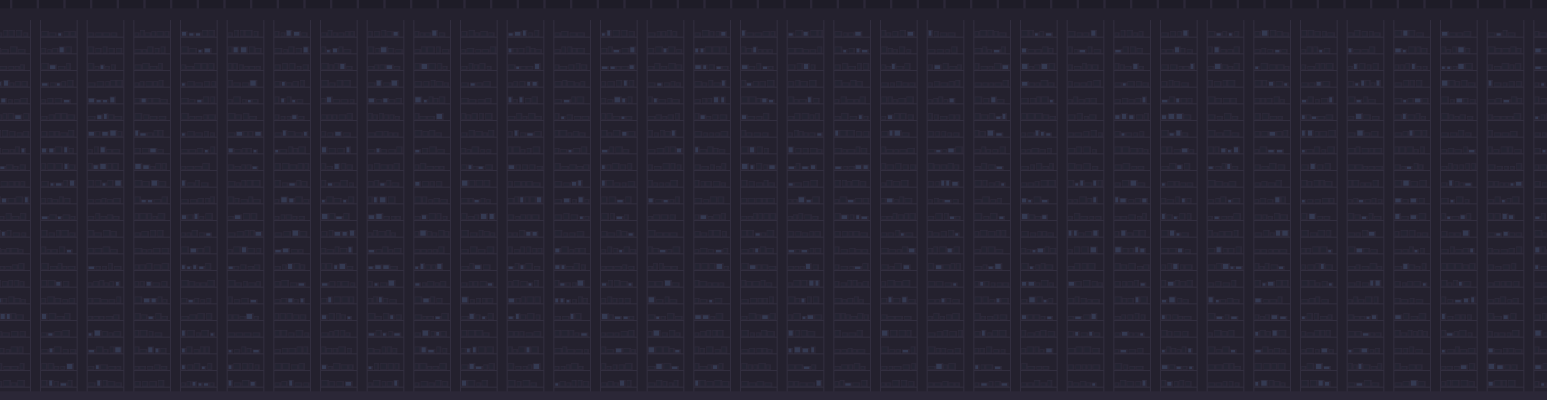
#> input picture oscar-rush/art/levels/l3_far.png, 4639 x 1200 px (shown at 1/3 size); its folder holds only this picture in this run
$ python draw_boss3.py
#> lines starting #> are read from the running program, lines starting #| are printed output that depends on the picture
"""第三关最终 Boss「老电视 THE SET」、它的房间「最深处」，和结局用的家乡画面。

    python3 tools/draw_boss3.py

Boss：一台长了四条细木腿、会满地乱跑的木壳老电视（腿由游戏代码画），照第三关的画法（Oscar 的光照色块：每个面按左上的光切成一档档，
暖棕木头 + 灰塑料，颜色取自 l3_* 图层）。朝左（屏幕正对玩家），地面是画布最后一行。
屏幕里的频道内容、两个旋钮、电源红灯、天线尖上的电火花由游戏代码画。

房间：背景是第三关电视墙的一角，整面压暗、褪色（屏幕全关了，只有 Boss 一台亮着）；
前景：木地板 + 中间一块旧地毯（家的感觉）、两边墙上的低搁板、三台用电线吊着的旧电视当平台、木头闸门。
结局用的家乡画面 hometown.png 由 草图/第三关/export_level3.py 导出，不归这个脚本。

输出 art/boss/：tv_body.png、room3_bg.png、room3_fg.png、gate3.png、preview_tv.png
"""
from pathlib import Path

import numpy as np
from PIL import Image

ROOT = Path(__file__).resolve().parent.parent
OUT = ROOT / "art/boss"
## 预览图只给人看，不放进 art/（不然会被打进网页版包里）
PREVIEW = Path(__file__).resolve().parent.parent.parent / "草图/boss预览"


PAL = {
    # 木头（暗 → 亮），取自第三关电视框
    "W0": (36, 20, 14), "W1": (40, 22, 16), "W2": (79, 42, 20), "W3": (86, 46, 22), "W4": (134, 77, 31),
    "W5": (146, 84, 34), "W6": (187, 117, 49), "W7": (204, 128, 54), "W8": (218, 163, 88), "W9": (238, 178, 96),
    # 灰塑料 / 屏幕框
    "P0": (25, 27, 34), "P1": (39, 44, 56), "P2": (80, 86, 104), "P3": (120, 128, 146), "P4": (170, 176, 196),
    # 地毯
    "C0": (70, 24, 22), "C1": (98, 36, 30), "C2": (128, 52, 38), "C3": (170, 120, 70),
}

W, H = 88, 79
GROUND = H - 1                   # 腿由代码画（会走、会蹲、会跳），画布底下 12 行留给腿
CASE = (4, 22, 84, 66)           # 木壳
SCREEN = (12, 30, 58, 60)        # 屏幕玻璃（代码画内容）
KNOBS = [(72, 36), (72, 46)]     # 两个旋钮（代码画）
LED = (71, 62)                   # 电源红灯（代码画）
ANTENNA_TIPS = [(24, 3), (66, 1)]


class G:
    def __init__(self, w, h):
        self.w, self.h = w, h
        self.a = np.full((h, w), None, dtype=object)

    def put(self, x, y, c):
        if 0 <= x < self.w and 0 <= y < self.h:
            self.a[y, x] = c

    def rect(self, x0, y0, x1, y1, c):
        for y in range(y0, y1 + 1):
            for x in range(x0, x1 + 1):
                self.put(x, y, c)

    def line(self, x0, y0, x1, y1, c):
        dx, dy = abs(x1 - x0), -abs(y1 - y0)
        sx, sy = (1 if x0 < x1 else -1), (1 if y0 < y1 else -1)
        err = dx + dy
        while True:
            self.put(x0, y0, c)
            if x0 == x1 and y0 == y1:
                break
            e2 = 2 * err
            if e2 >= dy:
                err += dy
                x0 += sx
            if e2 <= dx:
                err += dx
                y0 += sy

    def poly(self, pts, c):
        ys = [p[1] for p in pts]
        for y in range(min(ys), max(ys) + 1):
            xs = []
            for (x0, y0), (x1, y1) in zip(pts, pts[1:] + pts[:1]):
                if (y0 <= y < y1) or (y1 <= y < y0):
                    xs.append(x0 + (y - y0) * (x1 - x0) / (y1 - y0))
            xs.sort()
            for a, b in zip(xs[::2], xs[1::2]):
                for x in range(int(round(a)), int(round(b)) + 1):
                    self.put(x, y, c)

    def rgba(self):
        out = np.zeros((self.h, self.w, 4), np.uint8)
        for y in range(self.h):
            for x in range(self.w):
                c = self.a[y, x]
                if c is not None:
                    out[y, x, :3] = PAL[c]
                    out[y, x, 3] = 255
        return out


def body():
    g = G(W, H)
    x0, y0, x1, y1 = CASE
    # 机壳：正面一大块，左上亮右下暗；顶面一条更亮（看得到一点顶）
    g.rect(x0, y0 + 4, x1, y1, "W4")
    g.rect(x0, y0, x1, y0 + 3, "W8")
    g.rect(x0, y0, x1, y0, "W9")
    g.rect(x1 - 2, y0 + 4, x1, y1, "W2")        # 右侧面暗
    g.rect(x0, y1 - 1, x1, y1, "W1")            # 底边阴影
    g.rect(x0, y0 + 4, x0 + 1, y1 - 2, "W6")    # 左边亮棱
    # 正面按光照切几块（色块派：亮面一档、暗面一档）
    g.poly([(x0 + 2, y0 + 4), (x0 + 22, y0 + 4), (x0 + 5, y0 + 26), (x0 + 2, y0 + 26)], "W5")
    g.poly([(x0 + 42, y1), (x1 - 3, y0 + 18), (x1 - 3, y1)], "W3")
    g.poly([(x0 + 24, y1), (x0 + 38, y1 - 5), (x1 - 3, y1 - 5), (x1 - 3, y1)], "W2")
    # 底下四个腿座（腿本身代码画）
    for lx in (14, 30, 58, 74):
        g.rect(lx - 2, y1 + 1, lx + 2, y1 + 2, "W2")
        g.put(lx - 2, y1 + 1, "W6")
    # 屏幕框：深灰塑料圆角框，玻璃那块代码画
    sx0, sy0, sx1, sy1 = SCREEN
    g.rect(sx0 - 3, sy0 - 3, sx1 + 3, sy1 + 3, "P1")
    g.rect(sx0 - 3, sy0 - 3, sx1 + 3, sy0 - 3, "P2")
    g.rect(sx0 - 3, sy0 - 3, sx0 - 3, sy1 + 3, "P2")
    for cx, cy in [(sx0 - 3, sy0 - 3), (sx1 + 3, sy0 - 3), (sx0 - 3, sy1 + 3), (sx1 + 3, sy1 + 3)]:
        g.put(cx, cy, None)
    g.rect(sx0, sy0, sx1, sy1, "P0")
    # 右边的控制面板：灰塑料，两个旋钮的底座、喇叭格栅
    g.rect(64, 28, 80, 62, "P2")
    g.rect(64, 28, 80, 28, "P3")
    g.rect(64, 28, 64, 62, "P3")
    g.rect(80, 28, 80, 62, "P1")
    for kx, ky in KNOBS:
        g.rect(kx - 4, ky - 4, kx + 4, ky + 4, "P1")
    for y in range(52, 59, 2):
        g.rect(67, y, 77, y, "P1")
    g.rect(69, 60, 73, 63, "W2")          # 电源灯底座
    # 兔耳天线：底座 + 两根细杆
    g.rect(38, 18, 50, 21, "P2")
    g.rect(38, 18, 50, 18, "P3")
    for tx, ty in ANTENNA_TIPS:
        g.line(44, 18, tx, ty, "P3")
        g.line(45, 18, tx + 1, ty, "P1")
        g.rect(tx - 1, ty - 1, tx + 1, ty + 1, "P4")
    return g


# —— 房间 ——
M = 24
AW, AH = 320, 180
CW, CH = AW + 2 * M, AH + 2 * M
FLOOR_Y, WALL, CEIL = 164, 8, 12
# 老电视会在地上来回冲撞、跳砸，所以场地是"往上躲"：
#   两边墙上一块低搁板（踏脚用，挡不住冲撞）→ 两台吊着的旧电视（高过老电视的壳，冲撞时躲这里）→ 正中最高一台
SHELVES = [(8, 52, 130), (268, 312, 130)]
HANGING = [(36, 92, 94), (228, 284, 94), (134, 186, 62)]
PLATFORMS = SHELVES + HANGING
CROP = (2592, 412)


# [10 lines left out: functions px, rect, not called in this run]


def l3_composite():
    base = None
    for n in ["l3_far", "l3_mid", "l3_screens", "l3_near"]:
        im = Image.open(ROOT / f"art/levels/{n}.png").convert("RGBA")
        base = im if base is None else Image.alpha_composite(base, im)
    return base


# [89 lines left out: functions limit_colors, background, foreground, gate, not called in this run]


def main():
    PREVIEW.mkdir(parents=True, exist_ok=True)
    OUT.mkdir(parents=True, exist_ok=True)
    tv = body().rgba()
    Image.fromarray(tv).save(OUT / "tv_body.png")
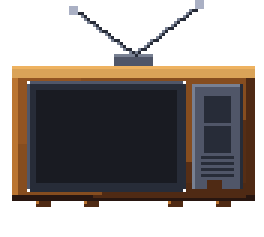
#> saved as tv_body.png: PIL image 88x79 RGBA (shown 3 times larger); mean R, G, B, A 38.8, 32.2, 28.7, 140; transparent parts drawn white
    base = l3_composite()
#> in l3_composite, im is the input picture: PIL image 4639x1200 RGBA; mean R, G, B, A 38.3, 35.4, 49.4, 255
    bg, fg, gt = background(base), foreground(), gate()
    Image.fromarray(bg).save(OUT / "room3_bg.png")
    Image.fromarray(fg).save(OUT / "room3_fg.png")
    Image.fromarray(gt).save(OUT / "gate3.png")
    # 家乡画面 hometown.png 不在这里生成了：第三关地图改过，改由 草图/第三关/export_level3.py 按当前家乡屏幕导出（剧情会话负责）
    prev = Image.fromarray(bg).convert("RGBA")
    prev.alpha_composite(Image.fromarray(fg))
    prev.alpha_composite(Image.fromarray(tv), (200 + M - W // 2, FLOOR_Y + M - H + 1))
    hero = Image.open(ROOT / "art/chars/red_body.png").convert("RGBA").crop((0, 0, 16, 20))
    prev.alpha_composite(hero, (40 + M - 8, FLOOR_Y + M - 20))
    prev.resize((CW * 3, CH * 3), Image.NEAREST).save(PREVIEW / "preview_tv.png")
    print("wrote tv_body.png room3_bg.png room3_fg.png gate3.png preview_tv.png")


if __name__ == "__main__":
#> (the run stopped early here; a loop or call above may not have finished)
